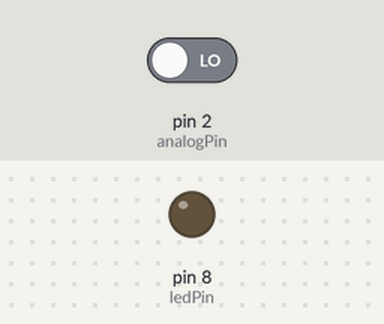
Simulated run of this sketch. Board: Arduino Uno, built with avr-gcc and run on an emulated ATmega328P. Shown: output pins drawn as LEDs (lit = HIGH). The inputs (shaded band) are chosen by the test bench; at power-on: pin 2 (analogPin) LOW.

Above: at 1.2 s.
1.3 s: pin 2 (analogPin) driven HIGH
At 2.3 s:
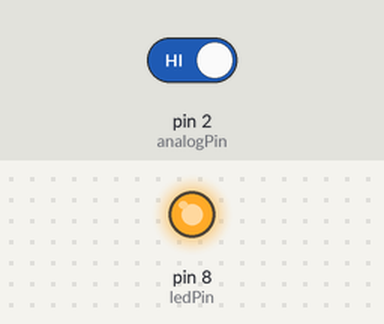
2.8 s: pin 2 (analogPin) driven LOW
At 3.5 s:
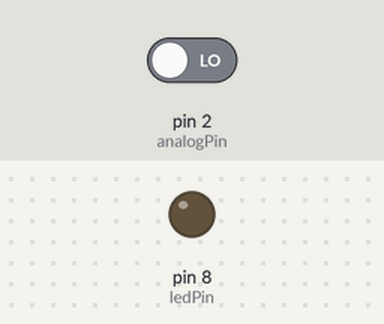
Timing chart, 0 to 5.8 s (numbered marks = the images above; inputs shaded):
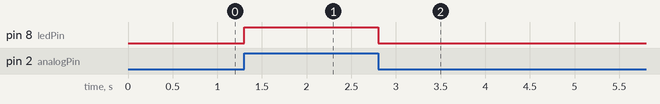

The sketch:

Control_LED_with_analog_write_via_button_pin.ino
```cpp
/*const int buttonPin = 2;
const int ledPin = 8;
int buttonState ;
int val = 0;

void setup() {
  pinMode(ledPin, OUTPUT);
  pinMode(buttonPin, INPUT);
  Serial.begin(9600);
}

void loop() {
  buttonState = analogRead(buttonPin);
  analogWrite(ledPin, buttonState > 250 );
  Serial.println(buttonState);//val to show the LED turns on
}*/

int ledPin = 8;      // LED connected to digital pin 8
int analogPin = 2;   // potentiometer connected to analog pin 3
int val;         // variable to store the read value

void setup() {
  pinMode(ledPin, OUTPUT);  // sets the pin as output
  Serial.begin(9600);
}

void loop() {
  val = digitalRead(analogPin);  // read the input pin
  if (val == HIGH){
    digitalWrite(ledPin, HIGH);
  }else {
    digitalWrite(ledPin, LOW);
  }
}
```

Measured:
- after the input at 1.3 s, pin 8 (ledPin): LOW → HIGH at once
- after the input at 2.8 s, pin 8 (ledPin): HIGH → LOW at once
